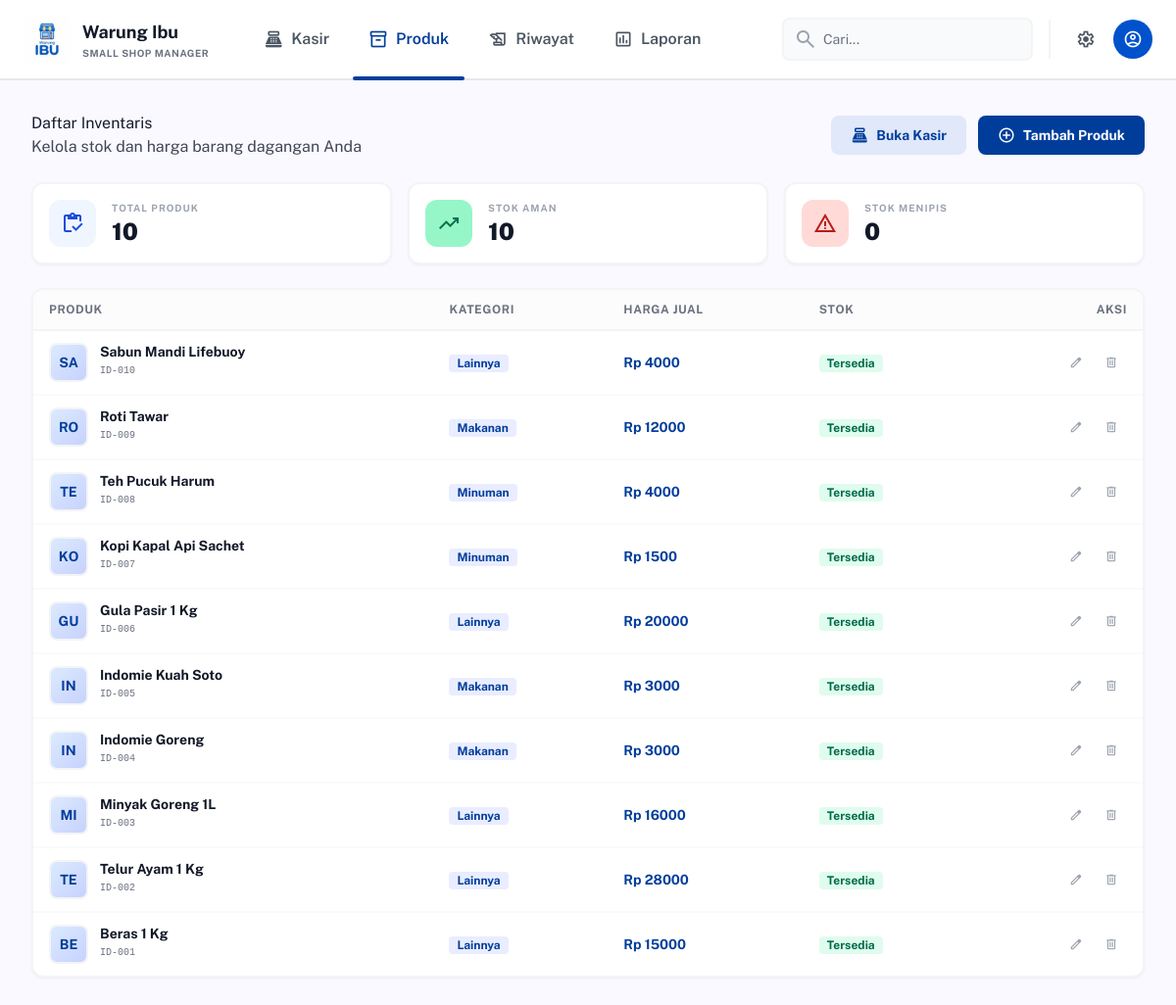
/produk/, run on the app's committed database.
### core/models.py (models this page shows, shortened)
class Produk(models.Model):
    KATEGORI_CHOICES = (
        ('makanan', 'Makanan'),
        ('minuman', 'Minuman'),
        ('lainnya', 'Lainnya'),
    )
    nama = models.CharField(max_length=100)
    harga = models.DecimalField(max_digits=10, decimal_places=0)
    kategori = models.CharField(max_length=50, choices=KATEGORI_CHOICES, default='lainnya')

### core/views.py (the view)
# urls.py: path('produk/', views.produk_view, name='produk'),
@never_cache
def produk_view(request):
    produks = Produk.objects.all().order_by('-id')
    context = {
        'produks': produks,
        'total_produk': produks.count(),
        'stok_aman': produks.count(), # dummy logic
        'stok_menipis': 0, # dummy logic
    }
    return render(request, 'produk.html', context)

### templates/produk.html (shortened to what this page needs)
{% extends 'base.html' %}
{% block content %}
<div class="flex-1 overflow-hidden flex flex-col">
    <main class="flex-1 overflow-y-auto p-4 sm:p-8 bg-surface">
        <div class="max-w-[1440px] mx-auto">
            <div class="flex flex-col md:flex-row md:items-center justify-between mb-6 gap-4">
                <div>
                    <h1 class="font-headline-md text-on-surface">Daftar Inventaris</h1>
                    <p class="font-body-sm text-on-surface-variant">Kelola stok dan harga barang dagangan Anda</p>
                </div>
                <div class="flex flex-wrap gap-3">
                    <a href="{% url 'kasir' %}" class="bg-primary-container/10 text-primary h-10 px-5 rounded-lg font-bold text-sm flex items-center justify-center gap-2 hover:bg-primary-container/20 active:scale-95 transition-all">
                        <span class="material-symbols-outlined text-lg" data-icon="point_of_sale">point_of_sale</span>
                        Buka Kasir
                    </a>
                    <a href="{% url 'tambah_produk' %}" class="bg-primary text-white h-10 px-5 rounded-lg font-bold text-sm flex items-center justify-center gap-2 hover:bg-primary-container active:scale-95 transition-all shadow-sm">
                        <span class="material-symbols-outlined text-lg" data-icon="add_circle">add_circle</span>
                        Tambah Produk
                    </a>
                </div>
            </div>
            <div class="grid grid-cols-1 md:grid-cols-3 gap-4 mb-6">
                <div class="bg-white p-4 rounded-xl border-2 border-gray-100 flex items-center gap-4 shadow-sm">
                    <div class="w-12 h-12 rounded-xl bg-blue-50 flex items-center justify-center text-blue-700">
                        <span class="material-symbols-outlined text-2xl" data-icon="inventory">inventory</span>
                    </div>
                    <div>
                        <p class="text-[10px] font-bold text-gray-400 uppercase tracking-widest">Total Produk</p>
                        <p class="text-2xl font-black text-gray-900">{{ total_produk }}</p>
                    </div>
                </div>
                <div class="bg-white p-4 rounded-xl border-2 border-gray-100 flex items-center gap-4 shadow-sm">
                    <div class="w-12 h-12 rounded-xl bg-secondary-container flex items-center justify-center text-on-secondary-container">
                        <span class="material-symbols-outlined text-2xl" data-icon="trending_up">trending_up</span>
                    </div>
                    <div>
                        <p class="text-[10px] font-bold text-gray-400 uppercase tracking-widest">Stok Aman</p>
                        <p class="text-2xl font-black text-gray-900">{{ stok_aman }}</p>
                    </div>
                </div>
                <div class="bg-white p-4 rounded-xl border-2 border-gray-100 flex items-center gap-4 shadow-sm">
                    <div class="w-12 h-12 rounded-xl bg-error-container flex items-center justify-center text-error">
                        <span class="material-symbols-outlined text-2xl" data-icon="warning">warning</span>
                    </div>
                    <div>
                        <p class="text-[10px] font-bold text-gray-400 uppercase tracking-widest">Stok Menipis</p>
                        <p class="text-2xl font-black text-gray-900">{{ stok_menipis }}</p>
                    </div>
                </div>
            </div>
            <div class="bg-white rounded-xl border-2 border-gray-100 overflow-hidden shadow-sm">
                <div class="overflow-x-auto">
                    <table class="w-full text-left border-collapse text-sm">
                        <thead>
                            <tr class="bg-gray-50/50 border-b-2 border-gray-100">
                                <th class="px-4 py-3 font-bold text-gray-500 uppercase tracking-wider text-xs">Produk</th>
                                <th class="px-4 py-3 font-bold text-gray-500 uppercase tracking-wider text-xs">Kategori</th>
                                <th class="px-4 py-3 font-bold text-gray-500 uppercase tracking-wider text-xs">Harga Jual</th>
                                <th class="px-4 py-3 font-bold text-gray-500 uppercase tracking-wider text-xs">Stok</th>
                                <th class="px-4 py-3 font-bold text-gray-500 uppercase tracking-wider text-xs text-right">Aksi</th>
                            </tr>
                        </thead>
                        <tbody class="divide-y-2 divide-gray-50">
                            {% for produk in produks %}
                            <tr class="hover:bg-blue-50/30 transition-colors">
                                <td class="px-4 py-3">
                                    <div class="flex items-center gap-3">
                                        <div class="w-10 h-10 rounded-lg overflow-hidden border-2 border-gray-100 bg-gradient-to-br from-blue-100 to-indigo-200 shrink-0 flex items-center justify-center text-primary font-bold text-sm">
                                            {{ produk.nama|slice:":2"|upper }}
                                        </div>
                                        <div>
                                            <p class="font-bold text-gray-900 leading-tight">{{ produk.nama }}</p>
                                            <p class="text-[10px] text-gray-500 font-mono">ID-{{ produk.id|stringformat:"03d" }}</p>
                                        </div>
                                    </div>
                                </td>
                                <td class="px-4 py-3">
                                    <span class="px-2 py-0.5 bg-surface-container rounded text-xs font-bold text-primary capitalize">{{ produk.kategori }}</span>
                                </td>
                                <td class="px-4 py-3">
                                    <p class="font-bold text-primary">Rp {{ produk.harga|floatformat:0 }}</p>
                                </td>
                                <td class="px-4 py-3">
                                    <span class="text-xs font-bold text-secondary bg-secondary-container/30 px-2 py-0.5 rounded">Tersedia</span>
                                </td>
                                <td class="px-4 py-3 text-right">
                                    <div class="flex justify-end gap-1">
                                        <a href="{% url 'edit_produk' produk.id %}" class="w-8 h-8 flex items-center justify-center rounded-lg hover:bg-primary-container text-gray-400 hover:text-primary transition-all">
                                            <span class="material-symbols-outlined text-sm" data-icon="edit">edit</span>
                                        </a>
                                        <a href="{% url 'hapus_produk' produk.id %}" class="w-8 h-8 flex items-center justify-center rounded-lg hover:bg-error-container text-gray-400 hover:text-error transition-all">
                                            <span class="material-symbols-outlined text-sm" data-icon="delete">delete</span>
                                        </a>
                                    </div>
                                </td>
                            </tr>
                            {% empty %}
                            <tr>
                                <td colspan="5" class="px-4 py-8 text-center text-gray-400 text-sm">
                                    Belum ada produk. Silakan tambah produk baru.
                                </td>
                            </tr>
                            {% endfor %}
                        </tbody>
                    </table>
                </div>
            </div>
        </div>
    </main>
</div>
{% endblock %}

### templates/base.html (style rules this page uses)
body { font-family: "Public Sans", sans-serif; }
.material-symbols-outlined { font-variation-settings: "FILL" 0, "wght" 400, "GRAD" 0, "opsz" 24; }

### data on the page
Produk: nama "SA", nama "Sabun Mandi Lifebuoy", id "010", kategori "Lainnya", harga "4000"
Produk: nama "RO", nama "Roti Tawar", id "009", kategori "Makanan", harga "12000"
Produk: nama "TE", nama "Teh Pucuk Harum", id "008", kategori "Minuman", harga "4000"
Produk: nama "KO", nama "Kopi Kapal Api Sachet", id "007", kategori "Minuman", harga "1500"
Produk: nama "GU", nama "Gula Pasir 1 Kg", id "006", kategori "Lainnya", harga "20000"
Produk: nama "IN", nama "Indomie Kuah Soto", id "005", kategori "Makanan", harga "3000"
Produk: nama "IN", nama "Indomie Goreng", id "004", kategori "Makanan", harga "3000"
Produk: nama "MI", nama "Minyak Goreng 1L", id "003", kategori "Lainnya", harga "16000"
Produk: nama "TE", nama "Telur Ayam 1 Kg", id "002", kategori "Lainnya", harga "28000"
Produk: nama "BE", nama "Beras 1 Kg", id "001", kategori "Lainnya", harga "15000"

### other printed values
{{ total_produk }} "10"
{{ stok_aman }} "10"
{{ stok_menipis }} "0"
